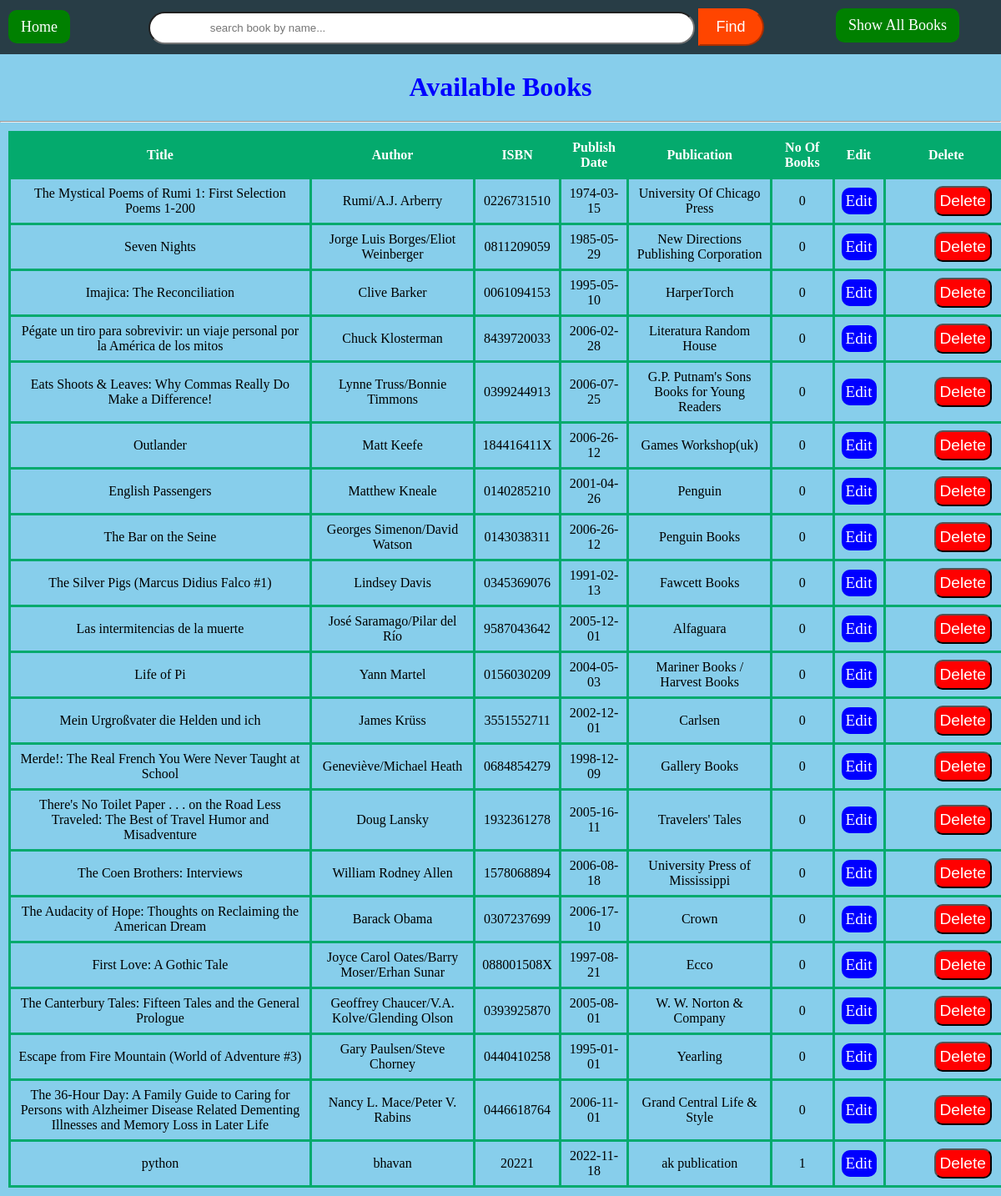
The page /searchBook on the database as committed earlier.
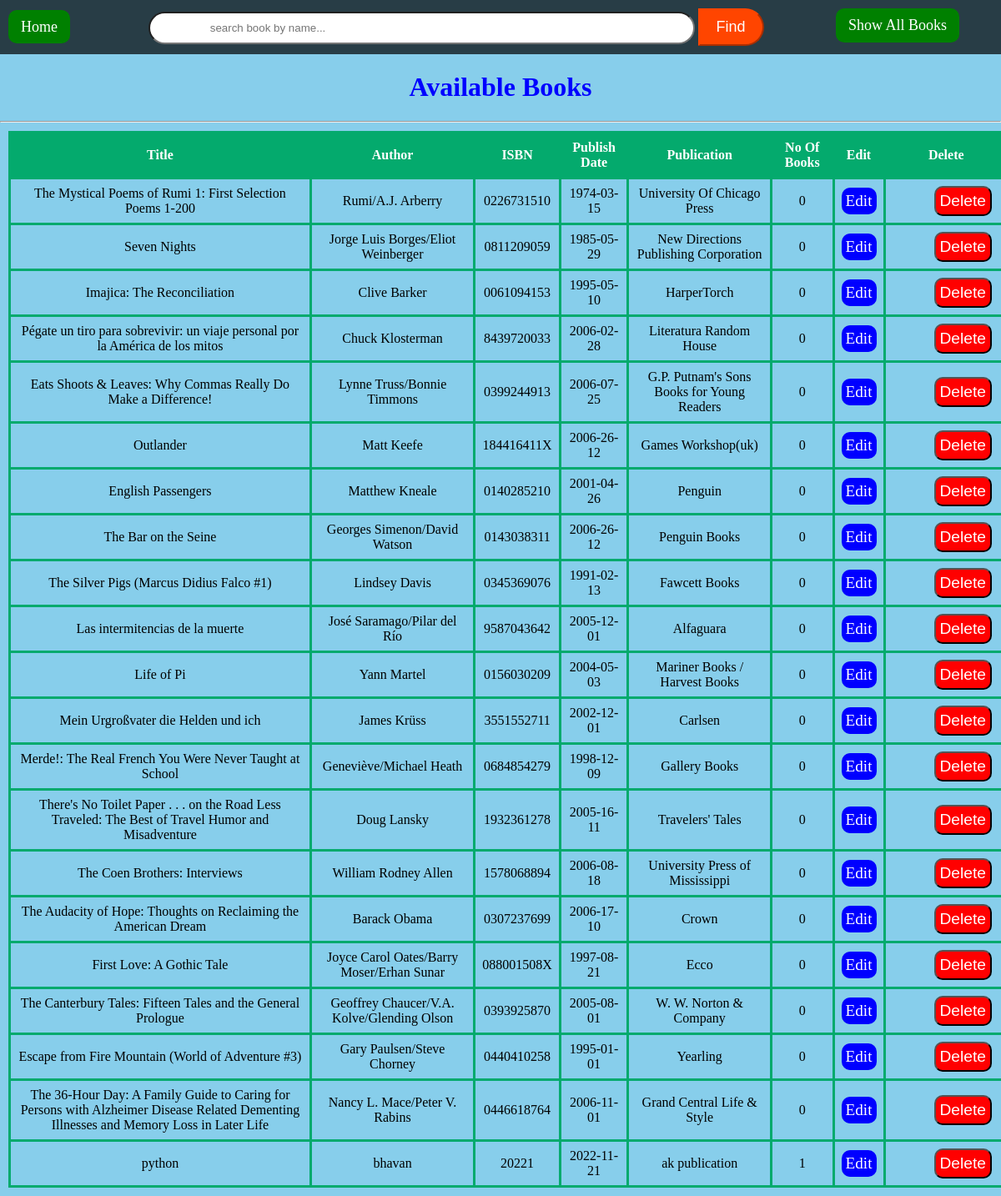
The same page on the database as committed later.
### tables this page shows
CREATE TABLE bookStocks (title text, author text, isbn text primary key,
       pubDate text, publication text, nob integer);

### app.py (the view)
@app.route("/searchBook", methods = ['POST', 'GET'])
def searchBook():
   mydb = sqlite3.connect("lbms.db")
   mycursor = mydb.cursor()
   mycursor.execute("select * from bookStocks")
   datas = mycursor.fetchall()
   if request.method == 'POST':
      title = request.form.get("title")
      mycursor.execute("select * from bookStocks where title like ? order by title asc", ('%'+str(title)+'%',))
      datas = mycursor.fetchall()
   mydb.commit()
   mycursor.close()
   mydb.close()
   return render_template("searchBook.html", books = datas)

### templates/searchBook.html (shortened to what this page needs)
<!DOCTYPE html>
<html lang="en">
<head>
    <link rel="stylesheet" href="{{url_for('static',filename = 'css/table.css')}}">
</head>
<body>
    <nav><a href="/home">Home</a>
        <form action="/searchBook" method="post">
            <input type="search" name="title" id="search" placeholder="search book by name..." required>
            <input type="submit" value="Find">
        </form>
        <a href="/searchBook" class="all-book">Show All Books</a>
    </nav>
    <h1>Available Books</h1>
    <hr>
    <div>
        <table>
            <thead>
                <tr>
                    <th>Title</th>
                    <th>Author</th>
                    <th>ISBN</th>
                    <th>Publish Date</th>
                    <th>Publication</th>
                    <th>No Of Books</th>
                    <th>Edit</th>
                    <th>Delete</th>
                </tr>
            </thead>
            {% for book in books %}
                <tr>
                    <td>{{book[0]}}</td>
                    <td>{{book[1]}}</td>
                    <td>{{book[2]}}</td>
                    <td>{{book[3]}}</td>
                    <td>{{book[4]}}</td>
                    <td>{{book[5]}}</td>
                    <td><a class="btn-edit" href="{{url_for('editBook',bookId=book[2])}}">Edit</a></td>
                    <td><form action="/deleteBook/{{book[2]}}" method="post"
                        onsubmit="return confirm('Are you sure you wish to delete?');">
                            <input class="btn-delete" type="submit" value="Delete">
                        </form>
                    </td>
                </tr>
            {% endfor %}
        </table>
    </div>
</body>
</html>

Rows that differ between the two databases and show on the page:
changed bookStocks "python": pubDate "2022-11-18" → "2022-11-21"
